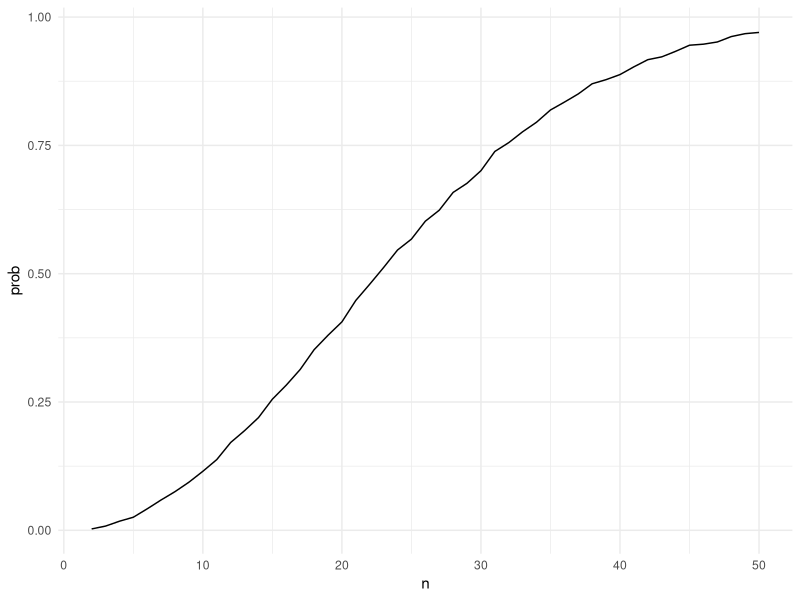

Source code (R): (Note: a time limit stopped this script after it produced the figure.)
## ---- chunk 1
library(ggplot2)
library(tidyverse)
library(purrr)
knitr::opts_chunk$set(
  fig.width = 6,
  fig.asp = .6,
  out.width = "90%"
)

theme_set(theme_minimal()+theme(legend.position = "bottom"))

options(
  ggplot2.continuous.colour = "viridis",
  ggplot2.continuous.fill = "viridis")

scale_colour_discrete = scale_colour_viridis_d
scale_fill_discrete = scale_fill_viridis_d
## ---- chunk 2
bdays_sim = function(n) {
  bdays = sample(1:365, size = n, replace = TRUE)
  length(unique(bdays)) < n
  duplicate = length(unique(bdays)) < n
  return(duplicate)
}
## ---- chunk 3
sim_res = expand_grid(
  n = 2:50,
  iter = 1:10000
) |>
  mutate(res = map_lgl(n, bdays_sim)) |>
  group_by(n) |>
  summarize(prob = mean(res))

sim_res
## ---- chunk 4
sim_res |>
  ggplot(aes(x = n, y = prob)) +
  geom_line()
## ---- chunk 5
normal_sim = function(miu = 0, sample_size = 30, sigma = 5) {
  sim_data = tibble(x_vec = rnorm(sample_size, miu , sigma))
  
  test_result = t.test(sim_data$x_vec, mu = miu)
  res_clean = broom::tidy(test_result)
  
  out_df = tibble(mu_hat = res_clean$estimate,
                  p_value = res_clean$p.value)
  
  return(out_df)
}
## ---- chunk 6
sim_res_2 = 
  tibble(
    iter = 1:5000
  )|>
  mutate(samp_res = map(iter, normal_sim)) |>
  unnest(samp_res)

sim_res_2
## ---- chunk 7
sim_res = 
  expand_grid(
    n = c(1, 2, 3, 4, 5, 6),
    iter = 1:5000
  )|>
  mutate(samp_res = map(n, \(x) normal_sim(miu = x, sample_size = 30, sigma = 5))) |>
  unnest(samp_res)
## ---- chunk 8
sim_res |>
  group_by(n) |>
  summarize(power = mean(p_value < 0.05)) |>
  ggplot(aes(x = n, y = power)) +
  geom_line() +
  geom_point() +
  labs(x = "True Value of μ", y = "Power", title = "Power vs. True μ") +
  scale_x_continuous(breaks = seq(1, 6, by = 1)) +
  scale_y_continuous(breaks = seq(0.0012, 0.0020 , by = 0.0002)) +
  theme(plot.title = element_text(hjust = 0.5))
